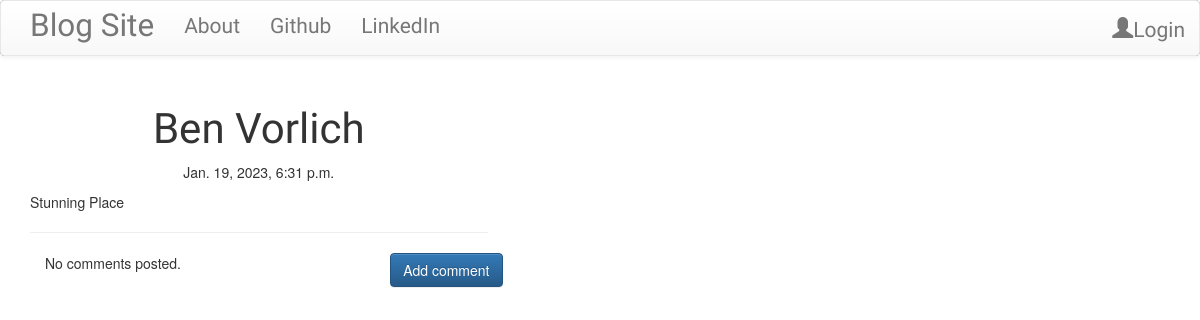
The page /post/14 on the database its author committed.
### blog/models.py (models this page shows, shortened)
class Post(models.Model):
    author = models.ForeignKey('auth.User')
    title = models.CharField(max_length=200)
    text = models.TextField()
    created_date = models.DateTimeField(default=timezone.now)
    published_date = models.DateTimeField(blank=True, null=True)

### blog/views.py (the view)
# urls.py: url(r'post/(?P<pk>\d+)$', views.PostDetailView.as_view(),name='post_detail'),
class PostDetailView(DetailView):
    model = Post

### blog/templates/blog/post_detail.html (shortened to what this page needs)
{% extends "blog/base.html" %}
{% block content %}
    <h1 class='posttitle loader'>{{ post.title }}</h1>
    {% if post.published_date %}
        <div class="date postdate">
            {{ post.published_date }}
        </div>
    {% else %}
        <a class="btn btn-default" href="{% url 'post_publish' pk=post.pk %}">Publish</a>
    {% endif %}
    <p class='postcontent' >{{ post.text|safe|linebreaksbr }}</p>
    <hr>
    <a class="btn btn-primary btn-comment" href="{% url 'add_comment_to_post' pk=post.pk %}">Add comment</a>
    <div class="container">
        {% for comment in post.comments.all %}
            <br>
            {% if user.is_authenticated or comment.approved_comment %}
                {{ comment.created_date }}
                {% if not comment.approved_comment %}
                    <a class="btn btn-default" href="{% url 'comment_remove' pk=comment.pk %}"><span class="glyphicon glyphicon-remove"></span></a>
                    <a class="btn btn-default" href="{% url 'comment_approve' pk=comment.pk %}"><span class="glyphicon glyphicon-ok"></span></a>
                {% endif %}
            <p>{{ comment.text|safe|linebreaks }}</p>
            <p>Posted by: <strong>{{ comment.author }}</strong></p>
        {% endif %}
    {% empty %}
        <p>No comments posted.</p>
    {% endfor %}
</div>
{% endblock %}

### blog/static/css/blog.css (style rules this page uses)
.postdate { text-align: center; }
.posttitle { font-family: 'Mukta', sans-serif; font-size: 3em; text-align: center; }
.postcontent { font-family: sans-serif; font-size: 1.5em; }
.btn-comment { position: absolute; right: 0px; }
.loader { filter:hue-rotate(0deg); color: linear-gradient(45deg,#0f8,#08f); animation:hue 5000ms infinite linear; }

### blog/templates/blog/base.html (style rules this page uses)
body { background-image: url("https://img.freepik.com/free-vector/shiny-white-gray-background-with-wavy-lines_1017-25101.jpg?w=2000"); background-size: cover; background-attachment: fixed; }

### rows shown on the page
Post: title "Ben Vorlich", published_date "Jan. 19, 2023, 6:31 p.m.", text "Stunning Place"
